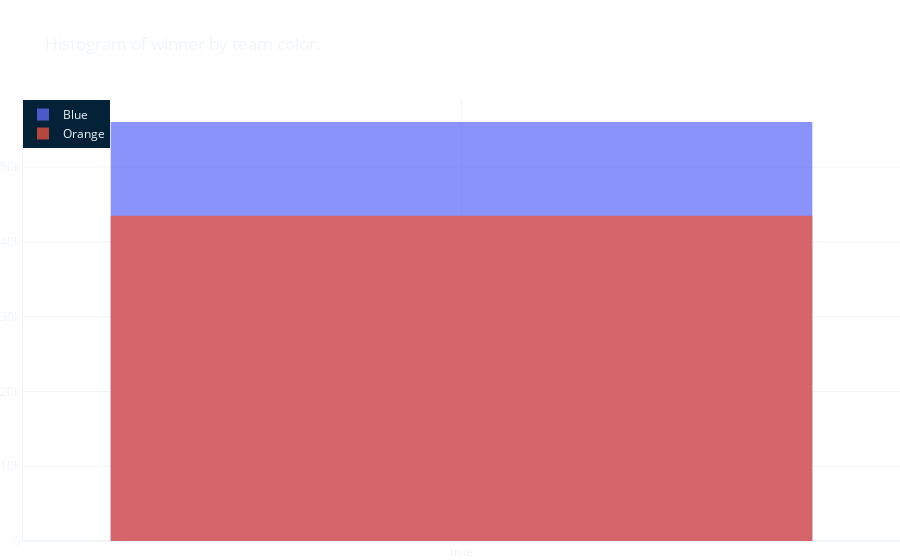

Here is the notebook cell this chart was saved with:
### Markdown cell above
## Histograms by team variables

### Code cell
variable = 'winner'
title = f'Histogram of {variable} by team color.'

fig = go.Figure(layout=utils.layout_dict | dict(title=title))

fig.add_trace(go.Histogram(x=games['blue_' + variable], name='Blue'))
fig.add_trace(go.Histogram(x=games['orange_' + variable], name='Orange'))

# Overlay both histograms
fig.update_layout(barmode='overlay')
# Reduce opacity to see both histograms
fig.update_traces(opacity=0.75)
fig.show()

### Figure 1 — Plotly figure (JSON) as saved in the notebook; plotly's stock layout.template omitted (floating-point values rounded to 4 significant figures; data arrays with more than 128 entries replaced by an {"elided": "..."} marker saying what was removed)
{"data": [{"name": "Blue", "opacity": 0.75, "type": "histogram", "x": {"elided": "99547 bool values"}}, {"name": "Orange", "opacity": 0.75, "type": "histogram", "x": {"elided": "99547 bool values"}}], "layout": {"barmode": "overlay", "font": {"color": "#f1f5f9"}, "legend": {"bgcolor": "#032137", "x": 0, "y": 1}, "margin": {"b": 0, "l": 0, "r": 0}, "paper_bgcolor": "rgba(0,0,0,0)", "plot_bgcolor": "rgba(0,0,0,0)", "title": {"text": "Histogram of winner by team color."}, "xaxis": {"gridcolor": "#f1f5f9", "linecolor": "#f1f5f9", "zerolinecolor": "#f1f5f9"}, "yaxis": {"gridcolor": "#f1f5f9", "linecolor": "#f1f5f9", "zerolinecolor": "#f1f5f9"}}}
